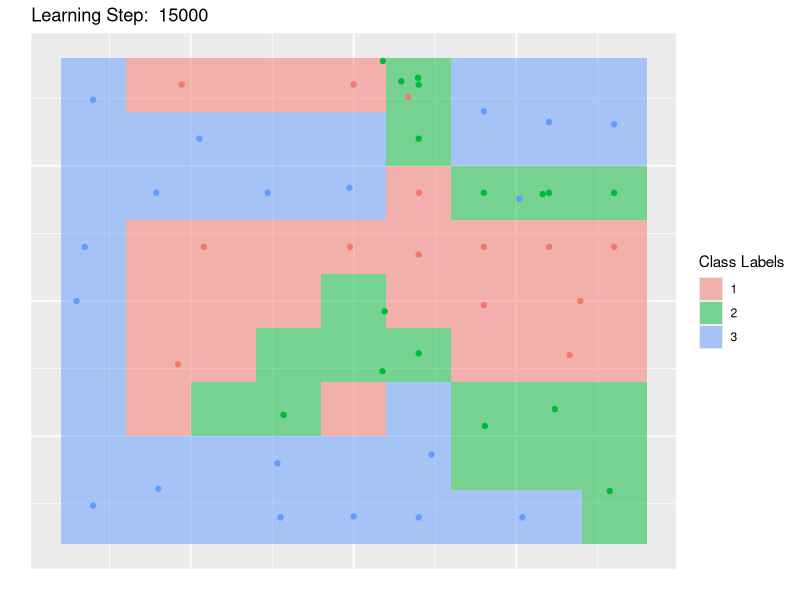
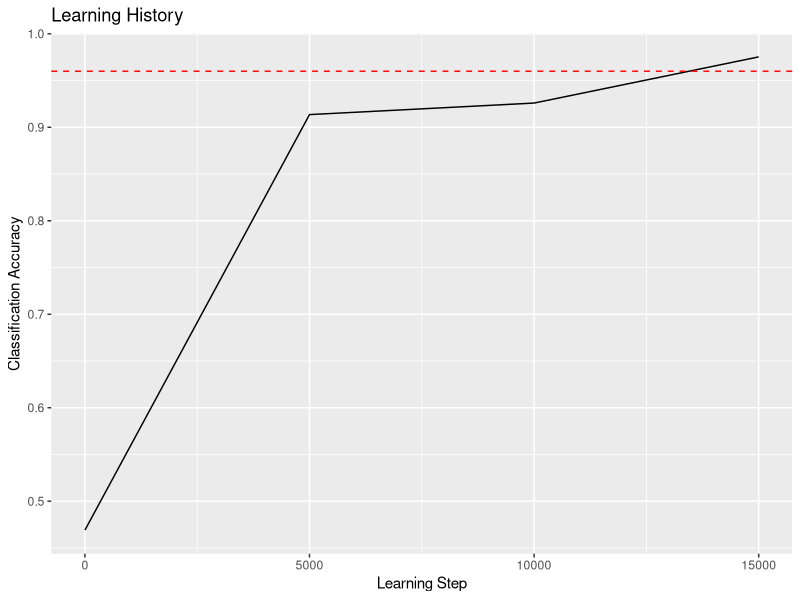
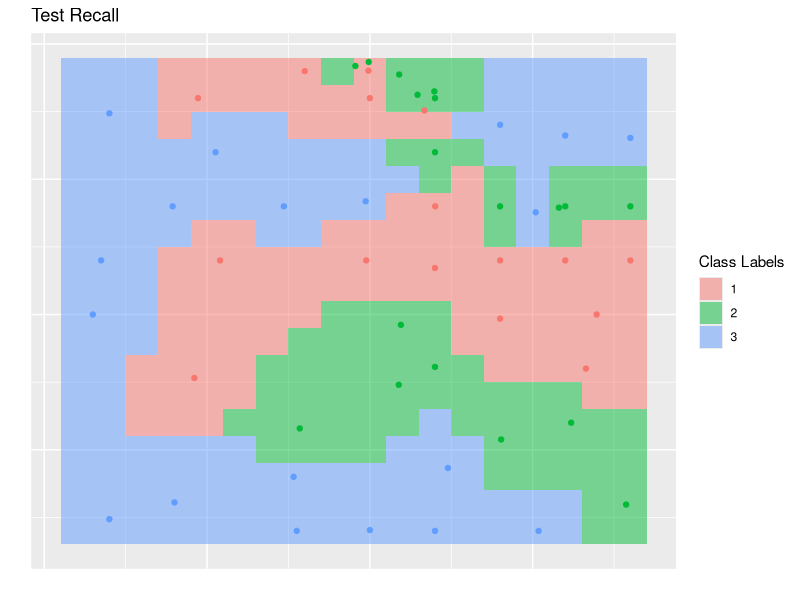

These charts were generated, in order, by the following R code: (Note: this script raises an error after producing the figures.)
########## Problem 5 ##########





## Load in the necessary packages

library(ggplot2)

## Build the recall function

recall_func <- function(X, Cx, W, Cw) {
    
    Cy <- apply(X, 2, function(x) {
        
        d <- apply(x - W, 2, norm, type = "2")
        min_d <- min(d)
        min_ind <- which(d == min_d)
        
        if (length(min_ind) != 1) {
            
            min_ind <- min_ind[1]
            
        }
        
        Cw[min_ind]
        
    })
    
    accuracy <- sum((Cy - Cx) == 0) / length(Cx)
    
    return(list(accuracy, Cy))
    
}

## Build the function for testing recall

recall_test_func <- function(X, W, Cw) {
    
    Cy <- apply(X, 2, function(x) {
        
        d <- apply(x - W, 2, norm, type = "2")
        min_d <- min(d)
        min_ind <- which(d == min_d)
        
        if (length(min_ind) != 1) {
            
            min_ind <- min_ind[1]
            
        }
        
        Cw[min_ind]
        
    })
    
    accuracy <- NA
    
    return(list(accuracy, Cy))
    
    
}

## Build the plotting function

plot_func <- function(A, nrows, ncols, W, Cw) {
    
    data <- data.frame(
        
        factor = factor(A),
        row = rep(1:nrows, each = ncols),
        col = rep(1:ncols, times = nrows)
        
    )
    
    plot <- ggplot() +
        geom_rect(aes(xmin = col - 0.5, xmax = col + 0.5, ymin = -row - 0.5, ymax = 0.5 - row, fill = factor), 
                  data = data, alpha = 0.5) +
        xlim(0.5, ncols + 0.5) +
        ylim(-0.5 - nrows, -0.5) + 
        theme(axis.text = element_blank(), axis.ticks = element_blank()) +
        labs(fill = "Class Labels") +
        xlab("") +
        ylab("")
    
    proto_data <- data.frame(
        
        factor = Cw,
        row = t(W)[, 1],
        col = t(W)[, 2]
        
    )
    
    proto_data$factor <- as.factor(proto_data$factor)
    
    plot = plot + geom_point(aes(x = col, y = -row, color = factor), data = proto_data) + guides(color = FALSE)
    
    return(plot)
    
}



##### Part a #####



A = c(3, 1, 1, 1, 1, 2, 3, 3, 3,
      3, 3, 3, 3, 3, 2, 3, 3, 3,
      3, 3, 3, 3, 3, 1, 2, 2, 2,
      3, 1, 1, 1, 1, 1, 1, 1, 1,
      3, 1, 1, 1, 2, 1, 1, 1, 1,
      3, 1, 1, 2, 2, 2, 1, 1, 1,
      3, 1, 2, 2, 1, 3, 2, 2, 2,
      3, 3, 3, 3, 3, 3, 2, 2, 2,
      3, 3, 3, 3, 3, 3, 3, 3, 2)

nrows <- 9
ncols <- 9
ndim <- 2

# A <- matrix(A, nrow = nrows, ncol = ncols, byrow = FALSE)

N <- nrows * ncols
nP <- 60
nC <- 3
maxsteps <- 100000
tol <- 0.96
mu <- 0.5
LRsched <- matrix(
    c(0, 0.5, 15000, 0.25, 30000, 0.125, 45000, 0.05),
    ncol = 2, byrow = TRUE
)
Mfrsched <- c(1, seq(from = 5000, to = maxsteps, by = 5000))
prots_per_class <- round(nP / nC)
Cw <- rep(1:nC, each = prots_per_class)

X <- rbind(rep(1:nrows, each = ncols), rep(1:ncols, nrows))
Cx <- A

W <- matrix(runif(ndim * nP, min(X), max(X)), nrow = ndim, ncol = nP)

ler_step <- numeric()
step_acc <- numeric()
plot_container <- list()

for (i in 1:maxsteps) {
    
    mu <- tail(LRsched[i > LRsched[, 1], 2], 1)
    
    rand_ind <- sample(1:N, 1)
    
    d <- apply(W - X[, rand_ind], 2, norm, type = "2")
    min_d <- min(d)
    min_ind <- which(d == min_d)
    
    if (Cw[min_ind] == Cx[rand_ind]) {
        
        W[, min_ind] <- W[, min_ind] + mu * (X[, rand_ind] - W[, min_ind])
        
    } else {
        
        W[, min_ind] <- W[, min_ind] - mu * (X[, rand_ind] - W[, min_ind])
        
    }
    
    if (i %in% Mfrsched) {
        
        ler_step[length(ler_step) + 1] <- i
        
        recall <- recall_func(X, Cx, W, Cw)
        accuracy <- recall[[1]]
        step_acc[length(step_acc) + 1] <- accuracy
        plot <- plot_func(A = A, nrows = nrows, ncols = ncols, W = W, Cw = Cw)
        plot <- plot + labs(title = paste("Learning Step: ", i))
        
        plot_container[[length(plot_container) + 1]] <- plot
        
        if (accuracy > tol) {
            
            break
            
        }
        
    }
    
}

len <- length(plot_container)

plot_container[[len]]

ggplot() +
    geom_line(aes(x = ler_step, y = step_acc)) +
    geom_hline(aes(yintercept = tol), color = "red", linetype = "dashed") +
    labs(x = "Learning Step", y = "Classification Accuracy") +
    ggtitle("Learning History")



##### Part b #####



nrows <- 18
ncols <- 18
ndim <- 2

N <- nrows * ncols

X <- rbind(rep(1:nrows, each = ncols), rep(1:ncols, times = nrows)) / 2

recall <- recall_test_func(X, W, Cw)
Cy <- recall[[2]]

plot <- plot_func(Cy, nrows, ncols, W = W * 2, Cw = Cw)

plot + ggtitle("Test Recall")

data_1 <- data.frame(
    
    factor = factor(rep(factor(A), times = 4)),
    row = rep(c(1,3,5,7,9,11,13,15,17,2,4,6,8,10,12,14,16,18), times = 2, each = (nrows / 2)),
    col = c(rep(c(1,3,5,7,9,11,13,15,17), times = 18), rep(c(2,4,6,8,10,12,14,16,18), times = 18))
    
)

data_2 <- data.frame(
    
    factor = factor(Cy),
    row = rep(1:nrows, each = ncols),
    col = rep(1:ncols, times = nrows)
    
)

join_data <- inner_join(data_1, data_2, by = c('row', 'col'))
join_data$diff <- as.numeric(join_data$factor.x) - as.numeric(join_data$factor.y)

count_correct <- sum(join_data$diff == 0)
count_total <- dim(join_data)[1]
count_correct / count_total



ggplot() +
    geom_rect(aes(xmin = col - 0.5, xmax = col + 0.5, ymin = -row - 0.5, ymax = 0.5 - row, fill = factor.x),
              data = join_data, alpha = 0.5) +
    theme(axis.text = element_blank(), axis.ticks = element_blank()) +
    xlab("") +
    ylab("") +
    labs(fill = "Class Labels") +
    ggtitle("Final Training Results")

ggplot() +
    geom_rect(aes(xmin = col - 0.5, xmax = col + 0.5, ymin = -row - 0.5, ymax = 0.5 - row, fill = factor.y),
              data = join_data, alpha = 0.5) +
    theme(axis.text = element_blank(), axis.ticks = element_blank()) +
    xlab("") +
    ylab("") +
    labs(fill = "Class Labels") +
    ggtitle("Final Test Results")


